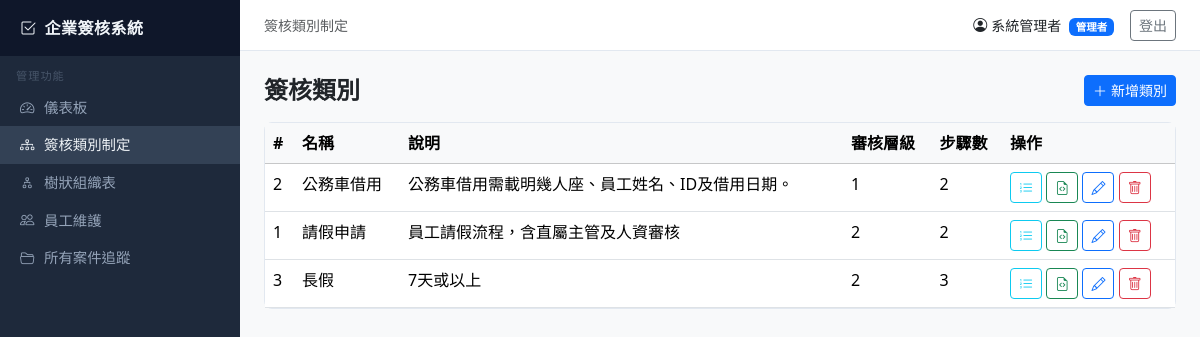
/admin-panel/workflows/ (signed in), run on the app's committed database.
### core/models.py (models this page shows, shortened)
class Employee(models.Model):
    user = models.OneToOneField(User, on_delete=models.CASCADE, related_name="employee", null=True, blank=True)
    name = models.CharField(max_length=100)
    email = models.EmailField(unique=True)
    tel = models.CharField(max_length=20, blank=True)
    department_code = models.CharField(max_length=50, blank=True)
    is_admin = models.BooleanField(default=False)
    created_at = models.DateTimeField(auto_now_add=True)
    class Meta:
        verbose_name = "員工"
        verbose_name_plural = "員工"

class WorkflowCategory(models.Model):
    name = models.CharField(max_length=200)
    description = models.TextField(blank=True)
    num_levels = models.PositiveIntegerField(default=1, verbose_name="審核層級數")
    created_at = models.DateTimeField(auto_now_add=True)
    class Meta:
        verbose_name = "簽核類別"
        verbose_name_plural = "簽核類別"

### core/views/admin_views.py (the view)
# urls.py: path("admin-panel/workflows/", admin_views.workflow_list, name="workflow_list"),
@admin_required
def workflow_list(request):
    workflows = WorkflowCategory.objects.prefetch_related("steps").order_by("name")
    return render(request, "admin/workflow_list.html", {"workflows": workflows})

### templates/admin/workflow_list.html (shortened to what this page needs)
{% extends "base.html" %}
{% block breadcrumb %}簽核類別制定{% endblock %}
{% block content %}
<div class="d-flex justify-content-between align-items-center mb-3">
  <h4 class="fw-bold mb-0">簽核類別</h4>
  <a href="{% url 'workflow_create' %}" class="btn btn-primary btn-sm"><i class="bi bi-plus-lg me-1"></i>新增類別</a>
</div>
<div class="card">
  <div class="table-responsive">
    <table class="table table-hover mb-0">
      <thead class="table-light">
        <tr><th>#</th><th>名稱</th><th>說明</th><th>審核層級</th><th>步驟數</th><th>操作</th></tr>
      </thead>
      <tbody>
        {% for wf in workflows %}
        <tr>
          <td>{{ wf.pk }}</td>
          <td>{{ wf.name }}</td>
          <td>{{ wf.description|default:"-"|truncatechars:40 }}</td>
          <td>{{ wf.num_levels }}</td>
          <td>{{ wf.steps.count }}</td>
          <td>
            <a href="{% url 'workflow_steps' wf.pk %}" class="btn btn-sm btn-outline-info" title="步驟設定"><i class="bi bi-list-ol"></i></a>
            <a href="{% url 'form_design' wf.pk %}" class="btn btn-sm btn-outline-success" title="表單設計"><i class="bi bi-file-earmark-code"></i></a>
            <a href="{% url 'workflow_edit' wf.pk %}" class="btn btn-sm btn-outline-primary" title="編輯"><i class="bi bi-pencil"></i></a>
            <a href="{% url 'workflow_delete' wf.pk %}" class="btn btn-sm btn-outline-danger" title="刪除"><i class="bi bi-trash"></i></a>
          </td>
        </tr>
        {% empty %}
        <tr><td colspan="6" class="text-center text-muted py-4">尚無簽核類別</td></tr>
        {% endfor %}
      </tbody>
    </table>
  </div>
</div>
{% endblock %}

### templates/base.html (shortened to what this page needs)
<!DOCTYPE html>
<html lang="zh-Hant">
<head>
  <link rel="stylesheet" href="https://cdn.jsdelivr.net/npm/bootstrap@5.3.3/dist/css/bootstrap.min.css">
  <link rel="stylesheet" href="https://cdn.jsdelivr.net/npm/bootstrap-icons@1.11.3/font/bootstrap-icons.css">
</head>
<body>
{% if user.is_authenticated %}
{% with emp=user.employee %}
<div class="sidebar">
  <div class="brand"><i class="bi bi-check2-square me-2"></i>企業簽核系統</div>
  {% if emp.is_admin %}
  <div class="nav-section">管理功能</div>
  <a href="{% url 'admin_dashboard' %}" class="nav-link {% if request.resolver_match.url_name == 'admin_dashboard' %}active{% endif %}">
    <i class="bi bi-speedometer2"></i> 儀表板
  </a>
  <a href="{% url 'workflow_list' %}" class="nav-link {% if 'workflow' in request.resolver_match.url_name %}active{% endif %}">
    <i class="bi bi-diagram-3"></i> 簽核類別制定
  </a>
  <a href="{% url 'org_tree' %}" class="nav-link {% if request.resolver_match.url_name == 'org_tree' %}active{% endif %}">
    <i class="bi bi-diagram-2"></i> 樹狀組織表
  </a>
  <a href="{% url 'employee_list' %}" class="nav-link {% if 'employee' in request.resolver_match.url_name %}active{% endif %}">
    <i class="bi bi-people"></i> 員工維護
  </a>
  <a href="{% url 'admin_case_list' %}" class="nav-link {% if 'admin_case' in request.resolver_match.url_name %}active{% endif %}">
    <i class="bi bi-folder2-open"></i> 所有案件追蹤
  </a>
  {% endif %}
</div>
<div class="topbar">
  <span class="text-muted small">{% block breadcrumb %}{% endblock %}</span>
  <div class="d-flex align-items-center gap-3">
    <span class="small"><i class="bi bi-person-circle me-1"></i>{{ emp.name }}
      {% if emp.is_admin %}<span class="badge bg-primary ms-1">管理者</span>{% endif %}
    </span>
    <a href="{% url 'logout' %}" class="btn btn-sm btn-outline-secondary">登出</a>
  </div>
</div>
{% endwith %}
{% endif %}
<div class="main-content">
  {% block content %}{% endblock %}
</div>
</body>
</html>

### templates/base.html (style rules this page uses)
body { background-color: #f8f9fa; }
.sidebar { width: 240px; min-height: 100vh; background: #1e293b; color: #94a3b8; position: fixed; top: 0; left: 0; padding-top: 0; z-index: 100; overflow-y: auto; }
.sidebar .brand { background: #0f172a; padding: 1rem 1.25rem; font-size: 1rem; font-weight: 700; color: #f1f5f9; letter-spacing: 0.5px; }
.sidebar .nav-section { padding: 0.75rem 1rem 0.25rem; font-size: 0.7rem; text-transform: uppercase; letter-spacing: 1px; color: #475569; }
.sidebar .nav-link { color: #94a3b8; padding: 0.5rem 1.25rem; display: flex; align-items: center; gap: 0.6rem; font-size: 0.9rem; border-radius: 0; transition: all 0.15s; }
.sidebar .nav-link:hover, .sidebar .nav-link.active { background: #334155; color: #f1f5f9; }
.main-content { margin-left: 240px; padding: 1.5rem; min-height: 100vh; }
.topbar { background: #fff; border-bottom: 1px solid #e2e8f0; padding: 0.6rem 1.5rem; margin-left: 240px; position: sticky; top: 0; z-index: 99; display: flex; justify-content: space-between; align-items: center; }
.card { border: 1px solid #e2e8f0; border-radius: 0.5rem; }

### data on the page
Employee: name "系統管理者"
WorkflowCategory: pk "2", name "公務車借用", description "公務車借用需載明幾人座、員工姓名、ID及借用日期。", num_levels "1", steps.count "2"
WorkflowCategory: pk "1", name "請假申請", description "員工請假流程，含直屬主管及人資審核", num_levels "2", steps.count "2"
WorkflowCategory: pk "3", name "長假", description "7天或以上", num_levels "2", steps.count "3"
